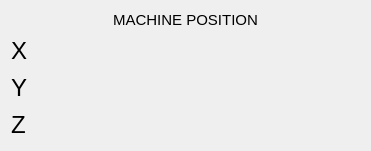
       <widget class="QWidget" name="verticalLayoutWidget_14">
        <property name="geometry">
         <rect>
          <x>10</x>
          <y>280</y>
          <width>371</width>
          <height>151</height>
         </rect>
        </property>
        <layout class="QVBoxLayout" name="verticalLayout_21">
         <item>
          <widget class="QLabel" name="label_92">
           <property name="font">
            <font>
             <pointsize>11</pointsize>
             <weight>50</weight>
             <bold>false</bold>
            </font>
           </property>
           <property name="autoFillBackground">
            <bool>false</bool>
           </property>
           <property name="text">
            <string>MACHINE POSITION</string>
           </property>
           <property name="scaledContents">
            <bool>false</bool>
           </property>
           <property name="alignment">
            <set>Qt::AlignCenter</set>
           </property>
           <property name="wordWrap">
            <bool>true</bool>
           </property>
          </widget>
         </item>
         <item>
          <layout class="QHBoxLayout" name="horizontalLayout_79">
           <item>
            <widget class="QLabel" name="label_93">
             <property name="sizePolicy">
              <sizepolicy hsizetype="Minimum" vsizetype="Expanding">
               <horstretch>0</horstretch>
               <verstretch>0</verstretch>
              </sizepolicy>
             </property>
             <property name="font">
              <font>
               <pointsize>18</pointsize>
              </font>
             </property>
             <property name="text">
              <string>X</string>
             </property>
             <property name="alignment">
              <set>Qt::AlignCenter</set>
             </property>
            </widget>
           </item>
           <item>
            <widget class="DROLabel" name="drolabel_73">
             <property name="sizePolicy">
              <sizepolicy hsizetype="Expanding" vsizetype="Expanding">
               <horstretch>0</horstretch>
               <verstretch>0</verstretch>
              </sizepolicy>
             </property>
             <property name="font">
              <font>
               <pointsize>18</pointsize>
              </font>
             </property>
             <property name="alignment">
              <set>Qt::AlignRight|Qt::AlignTrailing|Qt::AlignVCenter</set>
             </property>
             <property name="rules" stdset="0">
              <string>[{&quot;name&quot;: &quot;Home Status&quot;, &quot;property&quot;: &quot;Style Sheet&quot;, &quot;expression&quot;: &quot;\&quot;color:rgb(0, 0, 0)\&quot; if ch[0] else \&quot;color:rgb(230, 0, 0)\&quot;&quot;, &quot;channels&quot;: [{&quot;url&quot;: &quot;status:all_axes_homed&quot;, &quot;trigger&quot;: true}]}]</string>
             </property>
             <property name="referenceType" stdset="0">
              <number>0</number>
             </property>
             <property name="axisNumber" stdset="0">
              <number>0</number>
             </property>
             <property name="inchFormat" stdset="0">
              <string>%9.4f</string>
             </property>
             <property name="millimeterFormat" stdset="0">
              <string>%10.3f</string>
             </property>
             <property name="degreeFormat" stdset="0">
              <string>%10.2f</string>
             </property>
             <property name="latheMode" stdset="0">
              <number>0</number>
             </property>
            </widget>
           </item>
          </layout>
         </item>
         <item>
          <layout class="QHBoxLayout" name="horizontalLayout_80">
           <item>
            <widget class="QLabel" name="label_94">
             <property name="sizePolicy">
              <sizepolicy hsizetype="Minimum" vsizetype="Expanding">
               <horstretch>0</horstretch>
               <verstretch>0</verstretch>
              </sizepolicy>
             </property>
             <property name="font">
              <font>
               <pointsize>18</pointsize>
              </font>
             </property>
             <property name="text">
              <string>Y</string>
             </property>
             <property name="alignment">
              <set>Qt::AlignCenter</set>
             </property>
            </widget>
           </item>
           <item>
            <widget class="DROLabel" name="drolabel_74">
             <property name="sizePolicy">
              <sizepolicy hsizetype="Expanding" vsizetype="Expanding">
               <horstretch>0</horstretch>
               <verstretch>0</verstretch>
              </sizepolicy>
             </property>
             <property name="font">
              <font>
               <pointsize>18</pointsize>
              </font>
             </property>
             <property name="alignment">
              <set>Qt::AlignRight|Qt::AlignTrailing|Qt::AlignVCenter</set>
             </property>
             <property name="rules" stdset="0">
              <string>[{&quot;name&quot;: &quot;Home Status&quot;, &quot;property&quot;: &quot;Style Sheet&quot;, &quot;expression&quot;: &quot;\&quot;color:rgb(0, 0, 0)\&quot; if ch[0] else \&quot;color:rgb(230, 0, 0)\&quot;&quot;, &quot;channels&quot;: [{&quot;url&quot;: &quot;status:all_axes_homed&quot;, &quot;trigger&quot;: true}]}]</string>
             </property>
             <property name="referenceType" stdset="0">
              <number>0</number>
             </property>
             <property name="axisNumber" stdset="0">
              <number>1</number>
             </property>
             <property name="inchFormat" stdset="0">
              <string>%9.4f</string>
             </property>
             <property name="millimeterFormat" stdset="0">
              <string>%10.3f</string>
             </property>
             <property name="degreeFormat" stdset="0">
              <string>%10.2f</string>
             </property>
             <property name="latheMode" stdset="0">
              <number>0</number>
             </property>
            </widget>
           </item>
          </layout>
         </item>
         <item>
          <layout class="QHBoxLayout" name="horizontalLayout_81">
           <item>
            <widget class="QLabel" name="label_95">
             <property name="sizePolicy">
              <sizepolicy hsizetype="Minimum" vsizetype="Expanding">
               <horstretch>0</horstretch>
               <verstretch>0</verstretch>
              </sizepolicy>
             </property>
             <property name="font">
              <font>
               <pointsize>18</pointsize>
              </font>
             </property>
             <property name="text">
              <string>Z</string>
             </property>
             <property name="alignment">
              <set>Qt::AlignCenter</set>
             </property>
            </widget>
           </item>
           <item>
            <widget class="DROLabel" name="drolabel_75">
             <property name="sizePolicy">
              <sizepolicy hsizetype="Expanding" vsizetype="Expanding">
               <horstretch>0</horstretch>
               <verstretch>0</verstretch>
              </sizepolicy>
             </property>
             <property name="font">
              <font>
               <pointsize>18</pointsize>
              </font>
             </property>
             <property name="alignment">
              <set>Qt::AlignRight|Qt::AlignTrailing|Qt::AlignVCenter</set>
             </property>
             <property name="rules" stdset="0">
              <string>[{&quot;name&quot;: &quot;Home Status&quot;, &quot;property&quot;: &quot;Style Sheet&quot;, &quot;expression&quot;: &quot;\&quot;color:rgb(0, 0, 0)\&quot; if ch[0] else \&quot;color:rgb(230, 0, 0)\&quot;&quot;, &quot;channels&quot;: [{&quot;url&quot;: &quot;status:all_axes_homed&quot;, &quot;trigger&quot;: true}]}]</string>
             </property>
             <property name="referenceType" stdset="0">
              <number>0</number>
             </property>
             <property name="axisNumber" stdset="0">
              <number>2</number>
             </property>
             <property name="inchFormat" stdset="0">
              <string>%9.4f</string>
             </property>
             <property name="millimeterFormat" stdset="0">
              <string>%10.3f</string>
             </property>
             <property name="degreeFormat" stdset="0">
              <string>%10.2f</string>
             </property>
             <property name="latheMode" stdset="0">
              <number>0</number>
             </property>
            </widget>
           </item>
          </layout>
         </item>
        </layout>
       </widget>
